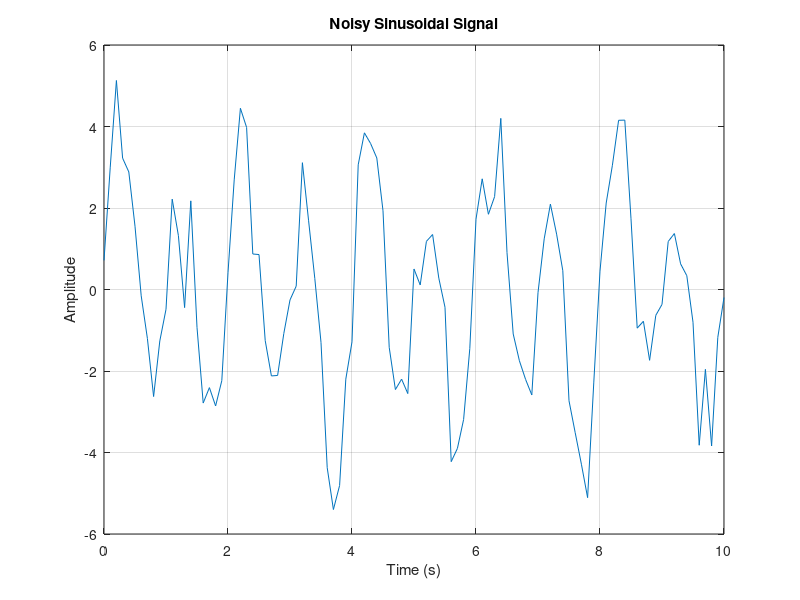
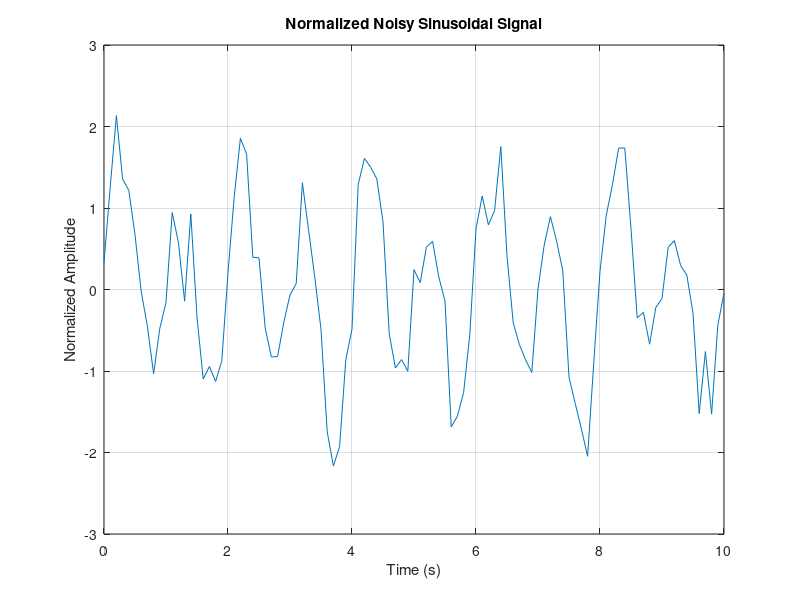
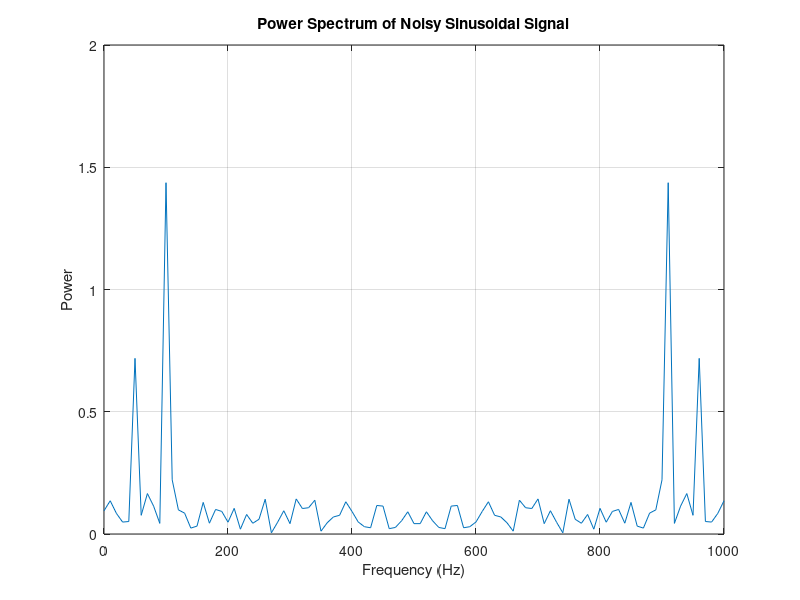

Reproduce these figures in MATLAB, in order.
% Define the parameters
tS = 0;                 % Start time
tE = 10;                % End time
sample_frequency = 10;  % Sample frequency Δt^-1

% Generate the time series
t = linspace(tS, tE, (tE - tS) * sample_frequency+1);

% Define the parameters for the sinusoidal signals
A1 = 1.3;            % Amplitude of the first sinusoidal signal
f1 = 0.5;            % Frequency of the first sinusoidal signal (Hz)

A2 = 3;              % Amplitude of the second sinusoidal signal
f2 = 1;              % Frequency of the second sinusoidal signal (Hz)

% Generate the sinusoidal signals
sig1 = A1 * sin(2 * pi * f1 * t);
sig2 = A2 * sin(2 * pi * f2 * t);

% Combine the signals
sig = sig1 + sig2;

% Add noise
noise_magnitude = 0.8;
noise = noise_magnitude * randn(size(t));
sig_noisy = sig + noise;

% Plot the signal
figure;
plot(t, sig_noisy);
xlabel('Time (s)');
ylabel('Amplitude');
title('Noisy Sinusoidal Signal');
grid on;

% Extract the maximum and mean of sig
max_value = max(sig_noisy);
mean_value = mean(sig_noisy);


% Find the time at which the maximum occurs
[~, max_index] = max(sig_noisy);
time_of_max = t(max_index);

sig_normalized = (sig_noisy - mean(sig_noisy)) / std(sig_noisy);

% Replot the normalized signal
figure;
plot(t, sig_normalized);
xlabel('Time (s)');
ylabel('Normalized Amplitude');
title('Normalized Noisy Sinusoidal Signal');
grid on;

% Compute the FFT
L = length(sig_noisy);
Y = fft(sig_noisy);

% Compute the two-sided spectrum P2
P2 = abs(Y / L);
% Compute the single-sided spectrum P1
P1 = P2(1:L/2+1);
P1(2:end-1) = 2 * P1(2:end-1);

% Define the frequency domain f
f = sample_frequency * (0:L-1);

% Plot the power spectrum
figure;
plot(f, P2);
xlabel('Frequency (Hz)');
ylabel('Power');
title('Power Spectrum of Noisy Sinusoidal Signal');
grid on;

